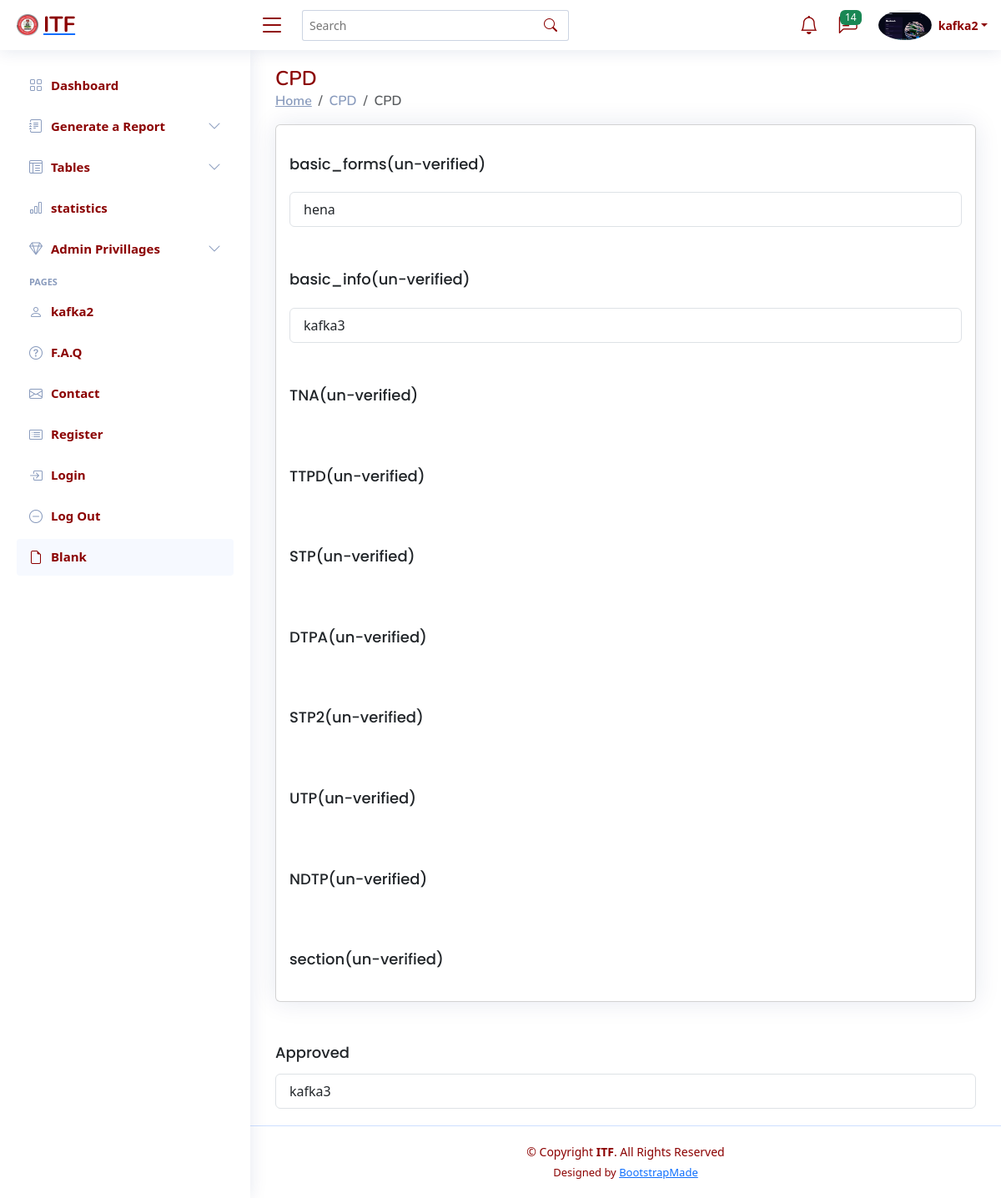
The app's page /accounts/CDN (signed in) with its own data.
### accounts/models.py (models this page shows)
class User(AbstractUser):
    name = models.CharField(max_length=50,default = "John Doe")
    avatar = models.ImageField(default = "default2.png",blank = True)
    username = models.CharField(max_length=50,unique = True)
    is_AreaManager = models.BooleanField(default = False,blank = True)
    is_HOT = models.BooleanField(default = False,blank = True)
    is_CDN = models.BooleanField(default = False,blank = True)
    is_verified = models.BooleanField(default = False,blank = True)
    is_TDO = models.BooleanField(default = False,blank = True)

### table1/models.py (models this page shows, shortened)
class BasicForm(models.Model):
    user = models.ForeignKey("accounts.User",on_delete=models.CASCADE,related_name = 'basicform',blank = True)
    name = models.CharField(max_length=255,blank =True)
    Department = models.CharField(max_length = 255,blank =True)
    Directors_name = models.CharField(max_length = 255,blank =True)
    Team_leader = models.CharField(max_length = 255,blank =True)
    Number_of_TDOS_Department = models.IntegerField(default = 0)
    Month_of_Report = models.CharField(max_length=50,default=timezone.now(),blank = True)
    Division = models.CharField(max_length = 255,blank =True)
    Number_of_TDOS_Team = models.IntegerField(default = 0)
    Deignation = models.CharField(max_length = 255,blank =True)
    date = models.CharField(max_length=50,blank=True,default =timezone.now())
    verified_hot = models.BooleanField(default = False,blank = True)
    rejected = models.BooleanField(default = False,blank = True)
    verified_manager = models.BooleanField(default = False,blank = True)
    rejected2 = models.BooleanField(default = False,blank = True)
    approved = models.BooleanField(default = False,blank = True)

### table2/models.py (models this page shows, shortened)
class BasicInfo(models.Model):
    user = models.ForeignKey("accounts.User",on_delete=models.CASCADE,related_name = "basicinfo",blank = True)
    name = models.CharField(max_length=255, blank = True)
    Area_Office = models.CharField(max_length=255, blank = True)
    category = models.CharField(max_length=255, blank = True)
    CCN = models.CharField(max_length=255, blank = True)
    NHT = models.IntegerField(default=0,blank = True)
    Designation = models.CharField(max_length=255, blank = True)
    NAM = models.CharField(max_length=255, blank = True)
    Designation1 = models.CharField(max_length=255, blank = True)
    Date = models.CharField(max_length=255, blank = True)
    Month_of_report = models.CharField(max_length=255, blank = True)
    verified_hot = models.BooleanField(default = False,blank = True)
    rejected = models.BooleanField(default = False,blank = True)
    verified_manager = models.BooleanField(default = False,blank = True)
    rejected2 = models.BooleanField(default = False,blank = True)
    approved = models.BooleanField(default = False,blank = True)

### accounts/views.py (the view)
# urls.py: path('CDN',views.CDN_profile_view,name = "cdn"),
@CDN_required
def CDN_profile_view(request):
    page = "CPD"
    user = User.objects.all()
    basic_forms = BasicForm.objects.all()
    basic_info = BasicInfo.objects.all()
    tna = TNA.objects.all()
    ttpd = TTPD.objects.all()
    stp = STP.objects.all()
    stp2 = STP2.objects.all()
    ndtp =NDTP.objects.all()
    dtpa = DTPA.objects.all()
    section = Section.objects.all()
    utp = UTP.objects.all()
    context = {
        'page':page,
        'user':user,
        'basic_forms':basic_forms,
        'basic_info':basic_info,
        'tna':tna,
        'ttpd':ttpd,
        'stp':stp,
        'stp2':stp2,
        'dtpa':dtpa,
        'ndtp':ndtp,
        'dtpa':dtpa,
        'section':section,
        'utp':utp
    }
    return render(request,'accounts/CDN.html',context)

### accounts/templates/accounts/CDN.html (shortened to what this page needs)
{% extends 'base.html'%}
{% block content %}
<div class="card">
    <div class="card-body">
        <h5 class="card-title">basic_forms(un-verified)</h5>
        <div class="list-group">
          {% for objects in basic_forms %}
          {% if objects.verified_hot == True and objects.rejected == False and objects.rejected2 == False and objects.verified_manager == True %}
          <a href = "{% url 'table1:update1' objects.id %}" type="button" class="list-group-item list-group-item-action">
            {{objects.user}}
          </a>
          {% endif %}
          {% endfor %}
       </div>
    </div>
    <div class="card-body">
        <h5 class="card-title">basic_info(un-verified)</h5>
      <div class="list-group">
        {% for objects in basic_info %}
        {% if objects.verified_hot == True and objects.rejected == False and objects.rejected2 == False and objects.verified_manager == True %}
        <a href = "{% url 'table2:update2' objects.id %}" type="button" class="list-group-item list-group-item-action">
          {{objects.user}}
        </a>
        {% endif %}
        {% endfor %}
     </div>
    </div>
     <div class="card-body">
      {% if tna.count > 0 %}
        <h5 class="card-title">TNA(un-verified)</h5>
      {% endif %}
    </div>
    <div class="card-body">
      {% if ttpd.count > 0 %}
        <h5 class="card-title">TTPD(un-verified)</h5>
      {% endif %}
    </div>
    <div class="card-body">
      {% if stp.count > 0 %}
        <h5 class="card-title">STP(un-verified)</h5>
      {% endif %}
    </div>
    <div class="card-body">
      {% if dtpa.count > 0 %}
        <h5 class="card-title">DTPA(un-verified)</h5>
      {% endif %}
    </div>
    <div class="card-body">
      {% if stp2.count > 0 %}
        <h5 class="card-title">STP2(un-verified)</h5>
      {% endif %}
    </div>
    <div class="card-body">
      {% if utp.count > 0 %}
        <h5 class="card-title">UTP(un-verified)</h5>
      {% endif %}
    </div>
    <div class="card-body">
      {% if ndtp.count > 0 %}
        <h5 class="card-title">NDTP(un-verified)</h5>
      {% endif %}
    </div>
    <div class="card-body">
      {% if section.count > 0 %}
        <h5 class="card-title">section(un-verified)</h5>
      {% endif %}
    </div>
  </div>
    <div class="card-body">
        <h5 class="card-title">Approved</h5>
       <div class="list-group">
        {% for objects in basic_info %}
        {% if objects.approved == True %}
        <a href = "{% url 'table2:update2' objects.id %}" type="button" class="list-group-item list-group-item-action">
          {{objects.user}}
        </a>
        {% endif %}
        {% endfor %}
     </div>
    </div>
{% endblock content %}

### templates/base.html (shortened to what this page needs)
{% load static %}
{% load widget_tweaks %}
<!DOCTYPE html>
<html lang="en">
<head>
  <link href="{% static 'assets/vendor/bootstrap/css/bootstrap.min.css'%}" rel="stylesheet">
  <link href="{% static 'assets/vendor/bootstrap-icons/bootstrap-icons.css'%}" rel="stylesheet">
  <link href="{% static 'assets/vendor/boxicons/css/boxicons.min.css'%}" rel="stylesheet">
  <link href="{% static 'assets/vendor/quill/quill.snow.css'%}" rel="stylesheet">
  <link href="{% static 'assets/vendor/quill/quill.bubble.css'%}" rel="stylesheet">
  <link href="{% static 'assets/vendor/remixicon/remixicon.css'%}" rel="stylesheet">
  <link href="{% static 'assets/vendor/simple-datatables/style.css'%}" rel="stylesheet">
  <link href="{% static 'assets/css/style.css'%}" rel="stylesheet">
  {% load bootstrap5 %}
  {% bootstrap_css %}
</head>
<body>
  <header id="header" class="header fixed-top d-flex align-items-center">
    <div class="d-flex align-items-center justify-content-between">
      <a href="{% url 'landing-page' request.user.id %}" class="logo d-flex align-items-center">
        <img src="{% static 'assets/img/logo.jpg'%}" alt="">
        <span class="d-none d-lg-block">ITF</span>
      </a>
      <i class="bi bi-list toggle-sidebar-btn"></i>
    </div>
    <div class="search-bar">
      <form class="search-form d-flex align-items-center" method="POST" action="#">
        <input type="text" name="query" placeholder="Search" title="Enter search keyword">
        <button type="submit" title="Search"><i class="bi bi-search"></i></button>
      </form>
    </div>
    <nav class="header-nav ms-auto">
      <ul class="d-flex align-items-center">
        <li class="nav-item dropdown">
          <a class="nav-link nav-icon" href="#" data-bs-toggle="dropdown">
            <i class="bi bi-bell"></i>
          </a>
        </li>
        <li class="nav-item dropdown">
          <a class="nav-link nav-icon" href="#" data-bs-toggle="dropdown">
            <i class="bi bi-chat-left-text"></i>
            <span class="badge bg-success badge-number">{{basic_forms.count}}</span>
          </a>
        </li>
        <li class="nav-item dropdown pe-3">
          <a class="nav-link nav-profile d-flex align-items-center pe-0" href="{% url 'accounts:profile' request.user.id %}" data-bs-toggle="dropdown">
            <img src="{{request.user.avatar.url}}" alt="{{request.user.id}}" class="rounded-circle">
            <span class="d-none d-md-block dropdown-toggle ps-2">{{request.user.username}}</span>
          </a>
        </li>
      </ul>
    </nav>
  </header>
  <aside id="sidebar" class="sidebar">
    <ul class="sidebar-nav" id="sidebar-nav">
      <li class="nav-item">
        <a class="nav-link collapsed" href="{% url 'landing-page' request.user.id %}">
          <i class="bi bi-grid"></i>
          <span>Dashboard</span>
        </a>
      </li>
      <li class="nav-item">
        <a class="nav-link collapsed" data-bs-target="#forms-nav" data-bs-toggle="collapse" href="#">
          <i class="bi bi-journal-text"></i><span>Generate a Report</span><i class="bi bi-chevron-down ms-auto"></i>
        </a>
      </li>
      <li class="nav-item">
        <a class="nav-link collapsed" data-bs-target="#tables-nav" data-bs-toggle="collapse" href="#">
          <i class="bi bi-layout-text-window-reverse"></i><span>Tables</span><i class="bi bi-chevron-down ms-auto"></i>
        </a>
      </li>
      <li class="nav-item">
        <a class="nav-link collapsed" href="{% url 'accounts:statistics' request.user.id %}">
          <i class="bi bi-bar-chart"></i>
          <span>statistics</span>
        </a>
      </li>
      {% if request.user.is_AreaManager == True or request.user.is_CDN == True or request.user.is_HOT == True  %}
      <li class="nav-item">
        <a class="nav-link collapsed" data-bs-target="#icons-nav" data-bs-toggle="collapse" href="#">
          <i class="bi bi-gem"></i><span>Admin Privillages</span><i class="bi bi-chevron-down ms-auto"></i>
        </a>
      </li>
      {% endif %}
      <li class="nav-heading">Pages</li>
      <li class="nav-item">
        <a class="nav-link collapsed" href="{% url 'accounts:profile' request.user.id %}">
          <i class="bi bi-person"></i>
          <span>{{request.user.username}}</span>
        </a>
      </li>
      <li class="nav-item">
        <a class="nav-link collapsed" href="{% url 'accounts:help'%}">
          <i class="bi bi-question-circle"></i>
          <span>F.A.Q</span>
        </a>
      </li>
      <li class="nav-item">
        <a class="nav-link collapsed" href="{% url 'accounts:contact' %}">
          <i class="bi bi-envelope"></i>
          <span>Contact</span>
        </a>
      </li>
      <li class="nav-item">
        <a class="nav-link collapsed" href="{% url 'register'%}">
          <i class="bi bi-card-list"></i>
          <span>Register</span>
        </a>
      </li>
      <li class="nav-item">
        <a class="nav-link collapsed" href="{% url 'accounts:login'%}">
          <i class="bi bi-box-arrow-in-right"></i>
          <span>Login</span>
        </a>
      </li>
      <li class="nav-item">
        <a class="nav-link collapsed" href="{% url 'accounts:logout'%}">
          <i class="bi bi-dash-circle"></i>
          <span>Log Out</span>
        </a>
      </li>
      <li class="nav-item">
        <a class="nav-link " href="pages-blank.html">
          <i class="bi bi-file-earmark"></i>
          <span>Blank</span>
        </a>
      </li>
    </ul>
  </aside>
  <main id="main" class="main">
    <div class="pagetitle">
      <h1>{{page}}</h1>
      <nav>
        <ol class="breadcrumb">
          <li class="breadcrumb-item"><a href="{% url 'landing-page' 'request.user.id' %}">Home</a></li>
          <li class="breadcrumb-item">{{page}}</li>
          <li class="breadcrumb-item active">{{page}}</li>
        </ol>
      </nav>
    </div>
    {% block content %}
    {% endblock content %}
  </main>
  <footer id="footer" class="footer">
    <div class="copyright">
      &copy; Copyright <strong><span>ITF</span></strong>. All Rights Reserved
    </div>
    <div class="credits">
      Designed by <a href="https://bootstrapmade.com/">BootstrapMade</a>
    </div>
  </footer>
</body>
</html>

### static/assets/css/style.css (style rules this page uses)
:root { scroll-behavior: smooth; }
body { font-family: "Open Sans", sans-serif; background: #f6f9ff; color: #444444; }
a { color: darkred; text-decoration: none; }
h1, h2, h3, h4, h5, h6 { font-family: "Nunito", sans-serif; }
#main { margin-top: 60px; padding: 20px 30px; transition: all 0.3s; }
.pagetitle { margin-bottom: 10px; }
.pagetitle h1 { font-size: 24px; margin-bottom: 0; font-weight: 600; color: darkred; }
.card { margin-bottom: 30px; border: none; border-radius: 5px; box-shadow: 0px 0 30px rgba(1, 41, 112, 0.1); }
.card-title { padding: 20px 0 15px 0; font-size: 18px; font-weight: 500; color: darkred; font-family: "Poppins", sans-serif; }
.card-body { padding: 0 20px 20px 20px; }
.breadcrumb { font-size: 14px; font-family: "Nunito", sans-serif; color: #899bbd; font-weight: 600; }
.breadcrumb a { color: #899bbd; transition: 0.3s; }
.breadcrumb .breadcrumb-item::before { color: #899bbd; }
.breadcrumb .active { color: #51678f; font-weight: 600; }
.logo { line-height: 1; }
@media (min-width: 1200px) { .logo { width: 280px; } }
.logo img { max-height: 26px; margin-right: 6px; }
.logo span { font-size: 26px; font-weight: 700; color: darkred; font-family: "Nunito", sans-serif; }
.header { transition: all 0.5s; z-index: 997; height: 60px; box-shadow: 0px 2px 20px rgba(1, 41, 112, 0.1); background-color: #fff; padding-left: 20px; }
.header .toggle-sidebar-btn { font-size: 32px; padding-left: 10px; cursor: pointer; color: darkred; }
.header .search-bar { min-width: 360px; padding: 0 20px; }
.header .search-form { width: 100%; }
.header .search-form input { border: 0; font-size: 14px; color: darkred; border: 1px solid rgba(1, 41, 112, 0.2); padding: 7px 38px 7px 8px; border-radius: 3px; transition: 0.3s; width: 100%; }
.header .search-form button { border: 0; padding: 0; margin-left: -30px; background: none; }
.header .search-form button i { color: darkred; }
.header-nav ul { list-style: none; }
.header-nav>ul { margin: 0; padding: 0; }
.header-nav .nav-icon { font-size: 22px; color: darkred; margin-right: 25px; position: relative; }
.header-nav .nav-profile { color: darkred; }
.header-nav .nav-profile img { max-height: 36px; }
.header-nav .nav-profile span { font-size: 14px; font-weight: 600; }
.header-nav .badge-number { position: absolute; inset: -2px -5px auto auto; font-weight: normal; font-size: 12px; padding: 3px 6px; }
.sidebar { position: fixed; top: 60px; left: 0; bottom: 0; width: 300px; z-index: 996; transition: all 0.3s; padding: 20px; overflow-y: auto; scrollbar-width: thin; scrollbar-color: #aab7cf transparent; box-shadow: 0px 0px 20px rgba(1, 41, 112, 0.1); background-color: #fff; }
@media (min-width: 1200px) { #main, #footer { margin-left: 300px; } }
.sidebar-nav { padding: 0; margin: 0; list-style: none; }
.sidebar-nav li { padding: 0; margin: 0; list-style: none; }
.sidebar-nav .nav-item { margin-bottom: 5px; }
.sidebar-nav .nav-heading { font-size: 11px; text-transform: uppercase; color: #899bbd; font-weight: 600; margin: 10px 0 5px 15px; }
.sidebar-nav .nav-link { display: flex; align-items: center; font-size: 15px; font-weight: 600; color: darkred; transition: 0.3; background: #f6f9ff; padding: 10px 15px; border-radius: 4px; }
.sidebar-nav .nav-link i { font-size: 16px; margin-right: 10px; color: darkred; }
.sidebar-nav .nav-link.collapsed { color: darkred; background: #fff; }
.sidebar-nav .nav-link.collapsed i { color: #899bbd; }
.sidebar-nav .nav-link .bi-chevron-down { margin-right: 0; transition: transform 0.2s ease-in-out; }
.footer { padding: 20px 0; font-size: 14px; transition: all 0.3s; border-top: 1px solid #cddfff; }
.footer .copyright { text-align: center; color: darkred; }
.footer .credits { padding-top: 5px; text-align: center; font-size: 13px; color: darkred; }

### records on screen
User: user.avatar (placeholder picture), user.username "kafka2"
BasicForm: user "hena"
BasicInfo: user "kafka3"

### other values on screen
{{ basic_forms.count }} "14"
{{ page }} "CPD"
